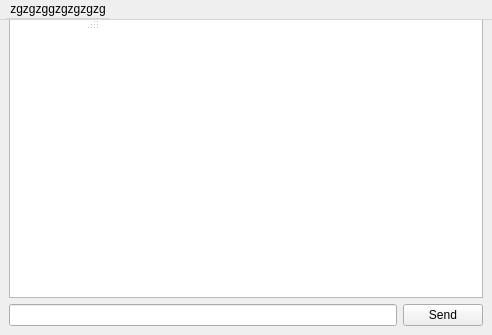
<?xml version="1.0" encoding="UTF-8"?>
<ui version="4.0">
 <class>Marvin</class>
 <widget class="QMainWindow" name="Marvin">
  <property name="geometry">
   <rect>
    <x>0</x>
    <y>0</y>
    <width>492</width>
    <height>335</height>
   </rect>
  </property>
  <property name="windowTitle">
   <string>Marvin</string>
  </property>
  <widget class="QWidget" name="centralwidget">
  <layout class="QVBoxLayout" name="verticalLayout_2">
   <item>
    <layout class="QVBoxLayout" name="verticalLayout_3">
     <item>
      <widget class="QListView" name="listView"/>
     </item>
    </layout>
   </item>
   <item>
    <layout class="QHBoxLayout" name="horizontalLayout_2">
     <item>
      <widget class="QLineEdit" name="lineEdit"/>
     </item>
     <item>
      <widget class="QPushButton" name="pushButton">
       <property name="text">
        <string>Send</string>
       </property>
      </widget>
     </item>
    </layout>
   </item>
  </layout>
    <widget class="QMenuBar" name="menubar">
   <property name="geometry">
    <rect>
     <x>0</x>
     <y>0</y>
     <width>800</width>
     <height>20</height>
    </rect>
   </property>
   <widget class="QMenu" name="menuZgzgzggzgzgzgzg">
    <property name="title">
     <string>zgzgzggzgzgzgzg</string>
    </property>
   </widget>
   <addaction name="menuZgzgzggzgzgzgzg"/>
  </widget>
  <widget class="QStatusBar" name="statusbar"/>
</widget>
 </widget>
 <resources/>
 <connections/>
</ui>
